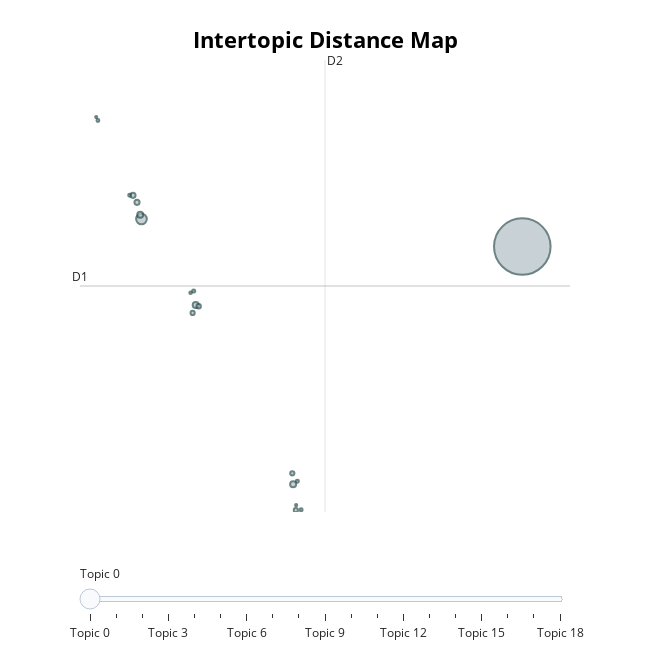

Notebook source saved alongside this figure:
### Code cell
topic_model.visualize_topics()

### Figure 1 — Plotly figure (JSON) as saved in the notebook; plotly's stock layout.template omitted (floating-point values rounded to 4 significant figures)
{"data": [{"customdata": [[0, "ukraine | deutschland | menschen | russland | russischen", 427434], [1, "co2 | klimaschutz | klima | energien | energie", 15262], [2, "urlaub | reisen | hotel | reise | tourismus", 4820], [3, "taliban | afghanistan | kabul | menschen | afghanischen", 4818], [4, "china | hongkong | chinesischen | chinesische | chinas", 4718], [5, "juden | antisemitismus | islam | jüdischen | deutschland", 3551], [6, "medien | journalisten | journalismus | berichterstattung | glaube", 3510], [7, "türkei | erdogan | türkischen | türkische | nato", 2628], [8, "berg | ski | klettern | gipfel | schnee", 2377], [9, "israel | palästinenser | hamas | israelischen | israelische", 2359], [10, "test | tests | testen | getestet | schnelltests", 2313], [11, "syrien | syrischen | syrische | assad | syriens", 1212], [12, "karneval | weihnachten | feiern | weihnachtsmarkt | weihnachtsmärkte", 1187], [13, "rassismus | menschen | schwarze | diskriminierung | schwarzen", 1168], [14, "cannabis | drogen | kokain | legalisierung | marihuana", 1135], [15, "apple | iphone | samsung | gerät | smartphone", 1068], [16, "nordkorea | kim | jong | südkorea | nordkoreas", 880], [17, "training | muskeln | übungen | fitness | sport", 657], [18, "bitcoin | crypto | bitcoins | währung | währungen", 624]], "hovertemplate": "<b>Topic %{customdata[0]}</b><br>Words: %{customdata[1]}<br>Size: %{customdata[2]}", "legendgroup": "", "marker": {"color": "#B0BEC5", "line": {"color": "DarkSlateGrey", "width": 2}, "size": [427434, 15262, 4820, 4818, 4718, 3551, 3510, 2628, 2377, 2359, 2313, 1212, 1187, 1168, 1135, 1068, 880, 657, 624], "sizemode": "area", "sizeref": 267.1, "symbol": "circle"}, "mode": "markers", "name": "", "orientation": "v", "showlegend": false, "type": "scatter", "x": [27.68, -5.468, 7.732, -0.7474, -5.578, -6.208, -5.855, -0.4894, 7.662, -1.013, 7.971, -0.9215, 8.104, -6.496, 8.43, -9.259, -1.193, 7.994, -9.408], "xaxis": "x", "y": [11.12, 12.34, 0.5953, 8.529, 12.52, 13.38, 13.07, 8.474, 1.082, 8.18, -0.5461, 9.147, 0.7342, 13.39, -0.5281, 16.7, 9.07, -0.3262, 16.84], "yaxis": "y"}], "layout": {"annotations": [{"showarrow": false, "text": "D1", "x": -10.82, "y": 9.372, "yshift": 10}, {"showarrow": false, "text": "D2", "x": 10.51, "xshift": 10, "y": 19.37}], "height": 650, "hoverlabel": {"bgcolor": "white", "font": {"family": "Rockwell", "size": 16}}, "legend": {"itemsizing": "constant", "tracegroupgap": 0}, "margin": {"t": 60}, "shapes": [{"line": {"color": "#CFD8DC", "width": 2}, "type": "line", "x0": 10.51, "x1": 10.51, "y0": -0.628, "y1": 19.37}, {"line": {"color": "#9E9E9E", "width": 2}, "type": "line", "x0": -10.82, "x1": 31.83, "y0": 9.372, "y1": 9.372}], "sliders": [{"active": 0, "pad": {"t": 50}, "steps": [{"args": [{"marker.color": [["red", "#B0BEC5", "#B0BEC5", "#B0BEC5", "#B0BEC5", "#B0BEC5", "#B0BEC5", "#B0BEC5", "#B0BEC5", "#B0BEC5", "#B0BEC5", "#B0BEC5", "#B0BEC5", "#B0BEC5", "#B0BEC5", "#B0BEC5", "#B0BEC5", "#B0BEC5", "#B0BEC5"]]}], "label": "Topic 0", "method": "update"}, {"args": [{"marker.color": [["#B0BEC5", "red", "#B0BEC5", "#B0BEC5", "#B0BEC5", "#B0BEC5", "#B0BEC5", "#B0BEC5", "#B0BEC5", "#B0BEC5", "#B0BEC5", "#B0BEC5", "#B0BEC5", "#B0BEC5", "#B0BEC5", "#B0BEC5", "#B0BEC5", "#B0BEC5", "#B0BEC5"]]}], "label": "Topic 1", "method": "update"}, {"args": [{"marker.color": [["#B0BEC5", "#B0BEC5", "red", "#B0BEC5", "#B0BEC5", "#B0BEC5", "#B0BEC5", "#B0BEC5", "#B0BEC5", "#B0BEC5", "#B0BEC5", "#B0BEC5", "#B0BEC5", "#B0BEC5", "#B0BEC5", "#B0BEC5", "#B0BEC5", "#B0BEC5", "#B0BEC5"]]}], "label": "Topic 2", "method": "update"}, {"args": [{"marker.color": [["#B0BEC5", "#B0BEC5", "#B0BEC5", "red", "#B0BEC5", "#B0BEC5", "#B0BEC5", "#B0BEC5", "#B0BEC5", "#B0BEC5", "#B0BEC5", "#B0BEC5", "#B0BEC5", "#B0BEC5", "#B0BEC5", "#B0BEC5", "#B0BEC5", "#B0BEC5", "#B0BEC5"]]}], "label": "Topic 3", "method": "update"}, {"args": [{"marker.color": [["#B0BEC5", "#B0BEC5", "#B0BEC5", "#B0BEC5", "red", "#B0BEC5", "#B0BEC5", "#B0BEC5", "#B0BEC5", "#B0BEC5", "#B0BEC5", "#B0BEC5", "#B0BEC5", "#B0BEC5", "#B0BEC5", "#B0BEC5", "#B0BEC5", "#B0BEC5", "#B0BEC5"]]}], "label": "Topic 4", "method": "update"}, {"args": [{"marker.color": [["#B0BEC5", "#B0BEC5", "#B0BEC5", "#B0BEC5", "#B0BEC5", "red", "#B0BEC5", "#B0BEC5", "#B0BEC5", "#B0BEC5", "#B0BEC5", "#B0BEC5", "#B0BEC5", "#B0BEC5", "#B0BEC5", "#B0BEC5", "#B0BEC5", "#B0BEC5", "#B0BEC5"]]}], "label": "Topic 5", "method": "update"}, {"args": [{"marker.color": [["#B0BEC5", "#B0BEC5", "#B0BEC5", "#B0BEC5", "#B0BEC5", "#B0BEC5", "red", "#B0BEC5", "#B0BEC5", "#B0BEC5", "#B0BEC5", "#B0BEC5", "#B0BEC5", "#B0BEC5", "#B0BEC5", "#B0BEC5", "#B0BEC5", "#B0BEC5", "#B0BEC5"]]}], "label": "Topic 6", "method": "update"}, {"args": [{"marker.color": [["#B0BEC5", "#B0BEC5", "#B0BEC5", "#B0BEC5", "#B0BEC5", "#B0BEC5", "#B0BEC5", "red", "#B0BEC5", "#B0BEC5", "#B0BEC5", "#B0BEC5", "#B0BEC5", "#B0BEC5", "#B0BEC5", "#B0BEC5", "#B0BEC5", "#B0BEC5", "#B0BEC5"]]}], "label": "Topic 7", "method": "update"}, {"args": [{"marker.color": [["#B0BEC5", "#B0BEC5", "#B0BEC5", "#B0BEC5", "#B0BEC5", "#B0BEC5", "#B0BEC5", "#B0BEC5", "red", "#B0BEC5", "#B0BEC5", "#B0BEC5", "#B0BEC5", "#B0BEC5", "#B0BEC5", "#B0BEC5", "#B0BEC5", "#B0BEC5", "#B0BEC5"]]}], "label": "Topic 8", "method": "update"}, {"args": [{"marker.color": [["#B0BEC5", "#B0BEC5", "#B0BEC5", "#B0BEC5", "#B0BEC5", "#B0BEC5", "#B0BEC5", "#B0BEC5", "#B0BEC5", "red", "#B0BEC5", "#B0BEC5", "#B0BEC5", "#B0BEC5", "#B0BEC5", "#B0BEC5", "#B0BEC5", "#B0BEC5", "#B0BEC5"]]}], "label": "Topic 9", "method": "update"}, {"args": [{"marker.color": [["#B0BEC5", "#B0BEC5", "#B0BEC5", "#B0BEC5", "#B0BEC5", "#B0BEC5", "#B0BEC5", "#B0BEC5", "#B0BEC5", "#B0BEC5", "red", "#B0BEC5", "#B0BEC5", "#B0BEC5", "#B0BEC5", "#B0BEC5", "#B0BEC5", "#B0BEC5", "#B0BEC5"]]}], "label": "Topic 10", "method": "update"}, {"args": [{"marker.color": [["#B0BEC5", "#B0BEC5", "#B0BEC5", "#B0BEC5", "#B0BEC5", "#B0BEC5", "#B0BEC5", "#B0BEC5", "#B0BEC5", "#B0BEC5", "#B0BEC5", "red", "#B0BEC5", "#B0BEC5", "#B0BEC5", "#B0BEC5", "#B0BEC5", "#B0BEC5", "#B0BEC5"]]}], "label": "Topic 11", "method": "update"}, {"args": [{"marker.color": [["#B0BEC5", "#B0BEC5", "#B0BEC5", "#B0BEC5", "#B0BEC5", "#B0BEC5", "#B0BEC5", "#B0BEC5", "#B0BEC5", "#B0BEC5", "#B0BEC5", "#B0BEC5", "red", "#B0BEC5", "#B0BEC5", "#B0BEC5", "#B0BEC5", "#B0BEC5", "#B0BEC5"]]}], "label": "Topic 12", "method": "update"}, {"args": [{"marker.color": [["#B0BEC5", "#B0BEC5", "#B0BEC5", "#B0BEC5", "#B0BEC5", "#B0BEC5", "#B0BEC5", "#B0BEC5", "#B0BEC5", "#B0BEC5", "#B0BEC5", "#B0BEC5", "#B0BEC5", "red", "#B0BEC5", "#B0BEC5", "#B0BEC5", "#B0BEC5", "#B0BEC5"]]}], "label": "Topic 13", "method": "update"}, {"args": [{"marker.color": [["#B0BEC5", "#B0BEC5", "#B0BEC5", "#B0BEC5", "#B0BEC5", "#B0BEC5", "#B0BEC5", "#B0BEC5", "#B0BEC5", "#B0BEC5", "#B0BEC5", "#B0BEC5", "#B0BEC5", "#B0BEC5", "red", "#B0BEC5", "#B0BEC5", "#B0BEC5", "#B0BEC5"]]}], "label": "Topic 14", "method": "update"}, {"args": [{"marker.color": [["#B0BEC5", "#B0BEC5", "#B0BEC5", "#B0BEC5", "#B0BEC5", "#B0BEC5", "#B0BEC5", "#B0BEC5", "#B0BEC5", "#B0BEC5", "#B0BEC5", "#B0BEC5", "#B0BEC5", "#B0BEC5", "#B0BEC5", "red", "#B0BEC5", "#B0BEC5", "#B0BEC5"]]}], "label": "Topic 15", "method": "update"}, {"args": [{"marker.color": [["#B0BEC5", "#B0BEC5", "#B0BEC5", "#B0BEC5", "#B0BEC5", "#B0BEC5", "#B0BEC5", "#B0BEC5", "#B0BEC5", "#B0BEC5", "#B0BEC5", "#B0BEC5", "#B0BEC5", "#B0BEC5", "#B0BEC5", "#B0BEC5", "red", "#B0BEC5", "#B0BEC5"]]}], "label": "Topic 16", "method": "update"}, {"args": [{"marker.color": [["#B0BEC5", "#B0BEC5", "#B0BEC5", "#B0BEC5", "#B0BEC5", "#B0BEC5", "#B0BEC5", "#B0BEC5", "#B0BEC5", "#B0BEC5", "#B0BEC5", "#B0BEC5", "#B0BEC5", "#B0BEC5", "#B0BEC5", "#B0BEC5", "#B0BEC5", "red", "#B0BEC5"]]}], "label": "Topic 17", "method": "update"}, {"args": [{"marker.color": [["#B0BEC5", "#B0BEC5", "#B0BEC5", "#B0BEC5", "#B0BEC5", "#B0BEC5", "#B0BEC5", "#B0BEC5", "#B0BEC5", "#B0BEC5", "#B0BEC5", "#B0BEC5", "#B0BEC5", "#B0BEC5", "#B0BEC5", "#B0BEC5", "#B0BEC5", "#B0BEC5", "red"]]}], "label": "Topic 18", "method": "update"}]}], "title": {"font": {"color": "Black", "size": 22}, "text": "<b>Intertopic Distance Map", "x": 0.5, "xanchor": "center", "y": 0.95, "yanchor": "top"}, "width": 650, "xaxis": {"anchor": "y", "domain": [0, 1], "range": [-10.82, 31.83], "title": {"text": ""}, "visible": false}, "yaxis": {"anchor": "x", "domain": [0, 1], "range": [-0.628, 19.37], "title": {"text": ""}, "visible": false}}}
